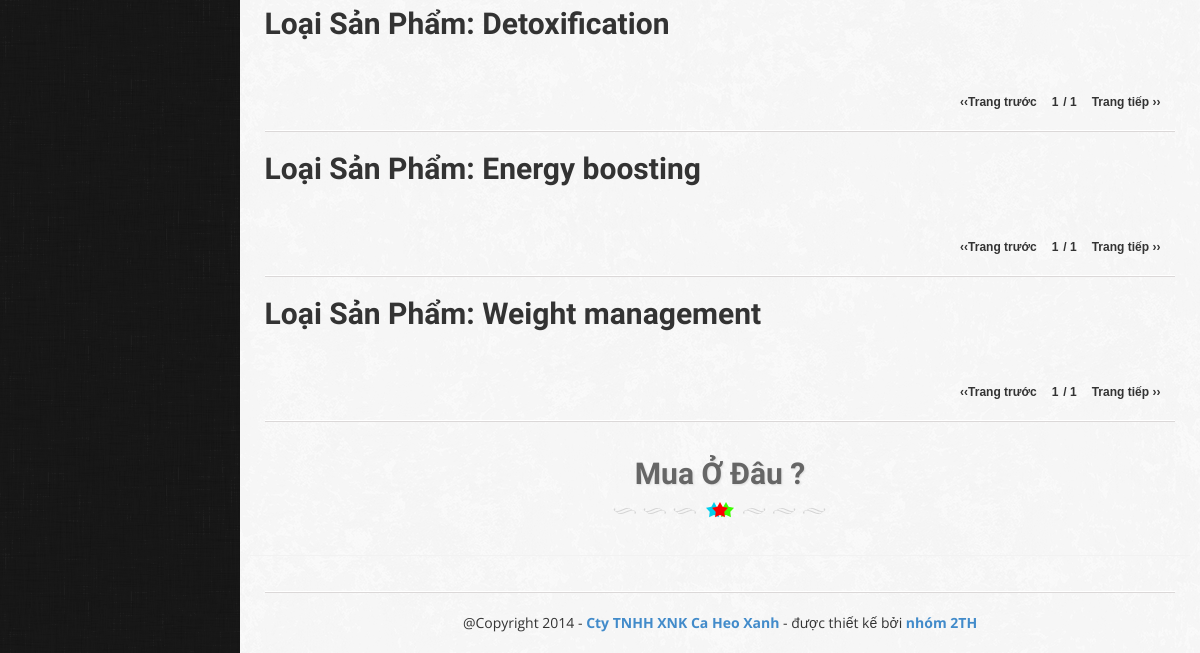
The page /route.php (lower part) on the database as committed earlier.
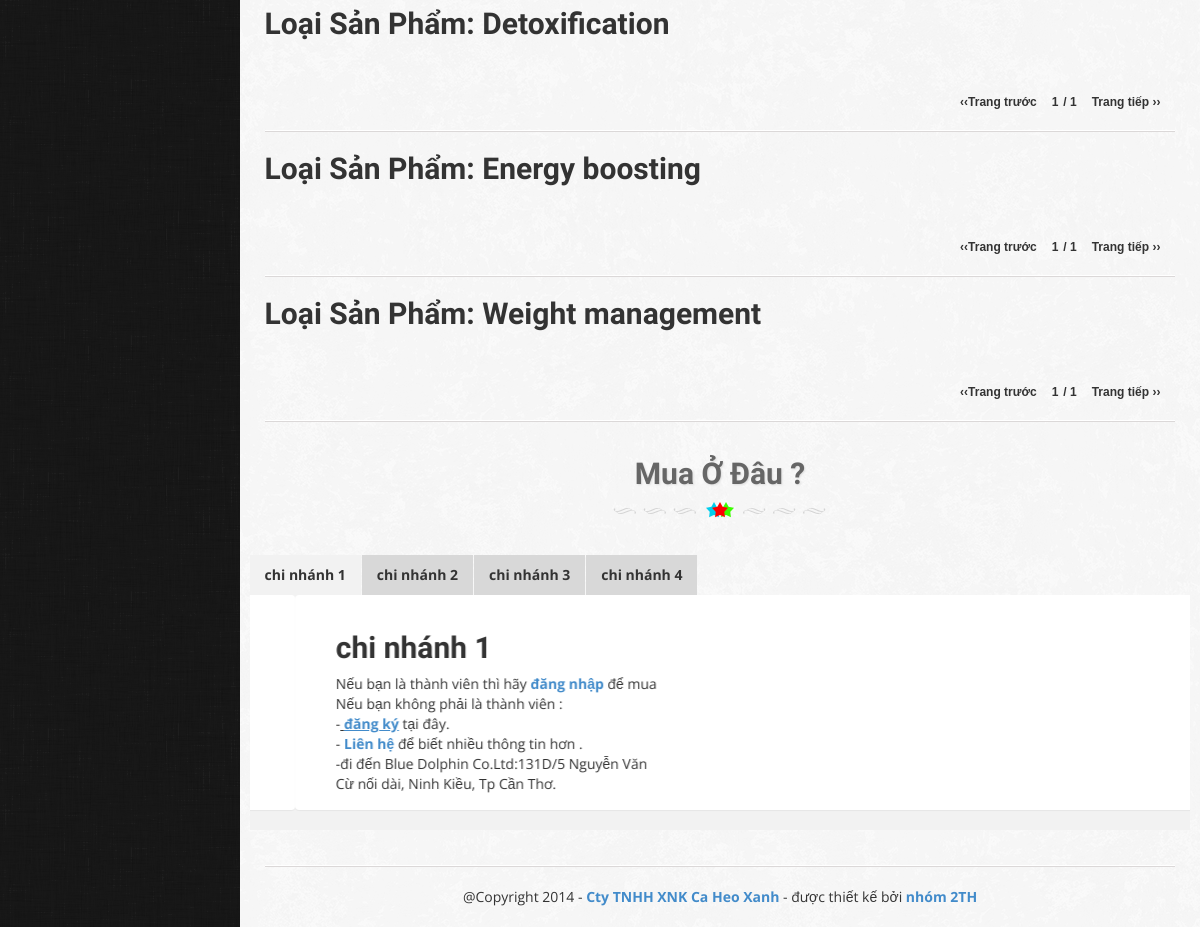
The same page on the database as committed later.
### tables this page shows
CREATE TABLE IF NOT EXISTS `category` (
  `ID` int(11) NOT NULL AUTO_INCREMENT,
  `NAME_CAT` varchar(100) NOT NULL,
  PRIMARY KEY (`ID`),
  UNIQUE KEY `CATEGORY_NAME_CAT_UNIQUE` (`NAME_CAT`)
);

CREATE TABLE IF NOT EXISTS `branches` (
  `ID` int(11) NOT NULL AUTO_INCREMENT,
  `NAME_BRANCH` varchar(255) NOT NULL,
  `DESCRIPTE_BRANCH` text NOT NULL,
  PRIMARY KEY (`ID`)
);

### frontend/controllers/HomeController.php (called while the page is built, shortened)
<?php
include_once './frontend/controllers/BranchesController.php';
include_once './frontend/models/category.php';
function GetIndex($title = WEBSITENAME) {
    $branches = GetBranches();
    $category = CategorySelect();
    require_once './frontend/views/layouts/penny.php';
}

### frontend/models/category.php (called while the page is built, shortened)
<?php
function CategorySelect() {
    $sql = "SELECT category.ID,
                                    category.NAME_CAT
                                    FROM
                                    category
                                    ORDER BY
                                    category.NAME_CAT ASC,
                                    category.ID ASC";
    $result = mysql_query($sql);
    $rows = array();
    if (mysql_num_rows($result) > 0) {
        while ($row = mysql_fetch_assoc($result)) {
            $rows[] = $row;
        }
    }
    return $rows;
}

### frontend/models/branches.php (called while the page is built, shortened)
<?php
function BranchesSelect() {
    $sql = "SELECT *
                                    FROM
                                    branches
                                    ORDER BY
                                    branches.NAME_BRANCH ASC,
                                    branches.ID ASC";
    $result = mysql_query($sql);
    $rows = array();
    if (mysql_num_rows($result) > 0) {
        while ($row = mysql_fetch_assoc($result)) {
            $rows[] = $row;
        }
    }
    return $rows;
}

### frontend/controllers/BranchesController.php (called while the page is built)
<?php
include_once './frontend/models/branches.php';
function GetBranches() {
    return BranchesSelect();
}

### frontend/views/product/index.php (the view, shortened to what this page needs)
<link rel="stylesheet" type="text/css" href="./public/css/paging.css">
<?php foreach ($category as $item) { ?>
    <div class="category_<?= $item['ID'] ?>">
        <div style="text-align: left">
            <?php echo "<h2><b>" . CATEGORY_PRODUCT . " </b>" . $item['NAME_CAT'] . "</h2><br/>"; ?> </div>
        <div id="categroy_<?= $item['ID'] ?>">
            <div class="paging">
                <ul class="pages pagination" id="pages_<?= $item['ID'] ?>">
                    <li class="goPrevious" id="goPrevious_<?= $item['ID'] ?>">&lsaquo;&lsaquo;<?= PREVIOUS_PAGE ?></li>
                    <li>
                        <div class="currentPage numberPage" id="currentPage_<?= $item['ID'] ?>"></div>
                        <div class="pageInfo numberPage" id="pageInfo_<?= $item['ID'] ?>">/ 1</div>
                    </li>
                    <li class="goNext"  id="goNext_<?= $item['ID'] ?>"><?= NEXT_PAGE ?> &rsaquo;&rsaquo;</li>
                </ul>
            </div>
        </div>
                <br/>
                <br/>
    <hr/>
    </div>
    <?php
}
?>

### frontend/views/us/wheretobuy.php (shortened to what this page needs)
<link rel="stylesheet" href="./public/css/liquid-slider.css">
<h3><b><?= WHERE_TO_BUY ?></b></h3>
<div class="bor hidden-xs"></div>
<div class="row">
        <div id="main-slider" class="col-md-12 liquid-slider">
            <?php foreach ($branches as $branch): ?>
                <div>
                    <h2 class="title"><?=$branch['NAME_BRANCH'];?></h2>
                    <p><?=$branch['DESCRIPTE_BRANCH'];?></p>
                </div>
            <?php endforeach; ?>
        </div>
</div>

Rows that differ between the two databases and show on the page:
added branches: NAME_BRANCH "chi nhánh 1", DESCRIPTE_BRANCH "Nếu bạn là thành viên thì hãy đăng nhập để mua Nếu bạn không phải là thành viên : - đăng ký tại đây. - Liên hệ để biết nhiều thông tin hơn . -đi đến Blue Dolphin Co.Ltd:131D/5 Nguyễn Văn Cừ nối dài, Ninh Kiều, Tp Cần Thơ."
added branches: NAME_BRANCH "chi nhánh 2"
added branches: NAME_BRANCH "chi nhánh 3"
added branches: NAME_BRANCH "chi nhánh 4"
